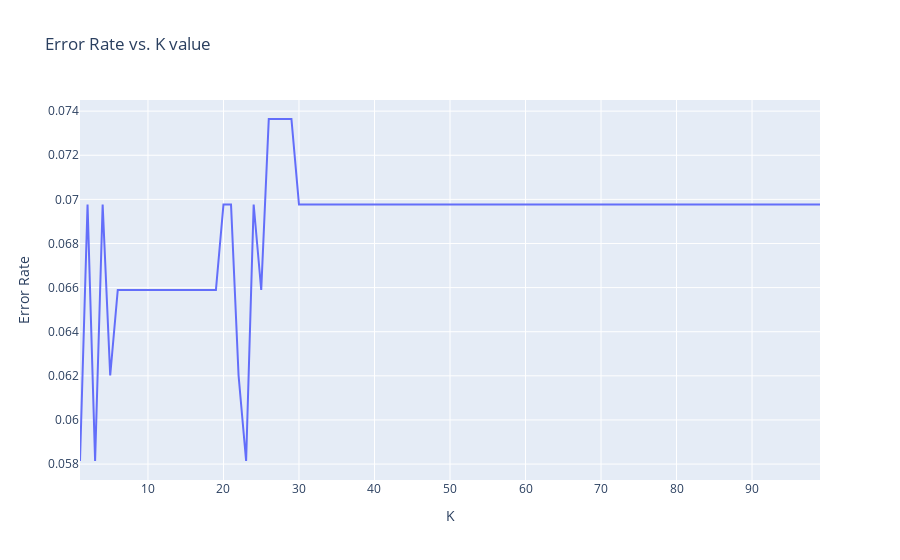

Here is the notebook cell this chart was saved with:
### Code cell
# plot shows that KNN is not great for this problem 
import plotly.express as px 
px.line(df, x=range(1,100), y=error_rate, title='Error Rate vs. K value', labels={'x':'K','y':'Error Rate'})
